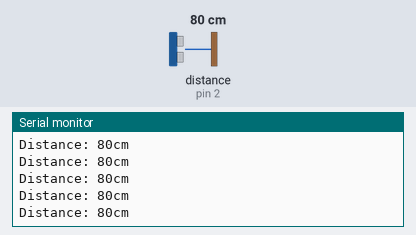
A sketch run on a simulated Arduino Uno, built with avr-gcc and run on an emulated ATmega328P. On the bench: the last lines printed to the serial monitor. Wiring (inferred from the names in the program): ultrasonic range finder: trigger pin 3; echo pin 2. The inputs (shaded band) are chosen by the test bench; at power-on: distance to the obstacle (sensor on pin 2) 80 cm. The echo pulse lasts 58.3 µs per cm.

Above: at 1.2 s.
1.3 s: distance to the obstacle (sensor on pin 2) set to 2 cm
At 1.38 s:
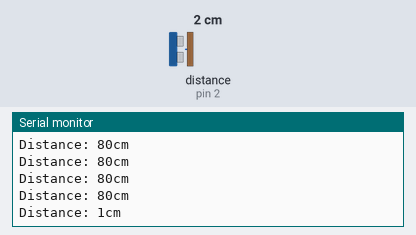
4.3 s: distance to the obstacle (sensor on pin 2) set to 4 cm
At 4.3 s:
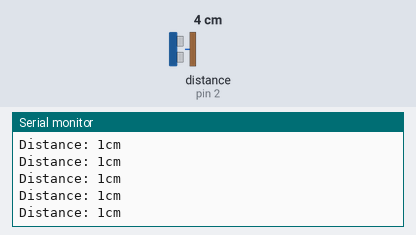
5.8 s: distance to the obstacle (sensor on pin 2) set to 35 cm
At 5.81 s:
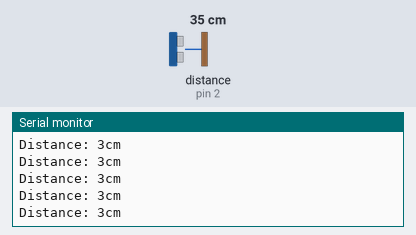
Timing chart, 0 to 8.8 s (numbered marks = the images above; inputs shaded):
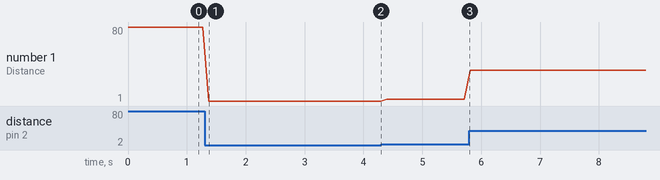

Measured:
- after the input at 1.3 s, the serial monitor: prints a new line after 0.07 s (image 1)
- plotted number 1: 80 → 1 after the input at 1.3 s, 1 → 3 after the input at 4.3 s, 3 → 34 after the input at 5.8 s

The sketch:

ultrasound_sensor.ino
```cpp
const int TRIG = 3;
const int ECHO = 2;
const int MAX_DISTANCE = 500;
const int SERIAL_VEL = 9600;
const int DISTANCE_FROM_ECHO_FACTOR = 58;
const int SENSOR_DELAY = 100;

void setup()
{
  Serial.begin(SERIAL_VEL);
  pinMode(TRIG,OUTPUT);
  pinMode(ECHO,INPUT);
}

void loop()
{
  int distance = get_distance();
  if(distance <= MAX_DISTANCE)
  {
    Serial.print("Distance: ");
    Serial.print(distance);
    Serial.println("cm");
  }

  delay(SENSOR_DELAY);
}

int get_distance()
{
  trigger_sensor();
  return get_echo_distance();
}

void trigger_sensor()
{
  digitalWrite(TRIG, LOW);
  delayMicroseconds(2);
  digitalWrite(TRIG, HIGH);
  delayMicroseconds(10);
  digitalWrite(TRIG, LOW);
}

int get_echo_distance()
{
  return pulseIn(ECHO, HIGH) / DISTANCE_FROM_ECHO_FACTOR;
}
```
